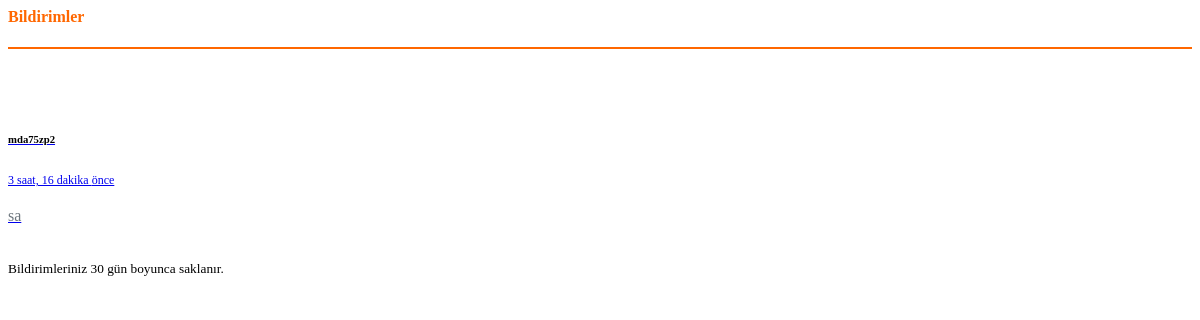
/bildirimler/ (signed in), run on an earlier commit of the app's database.
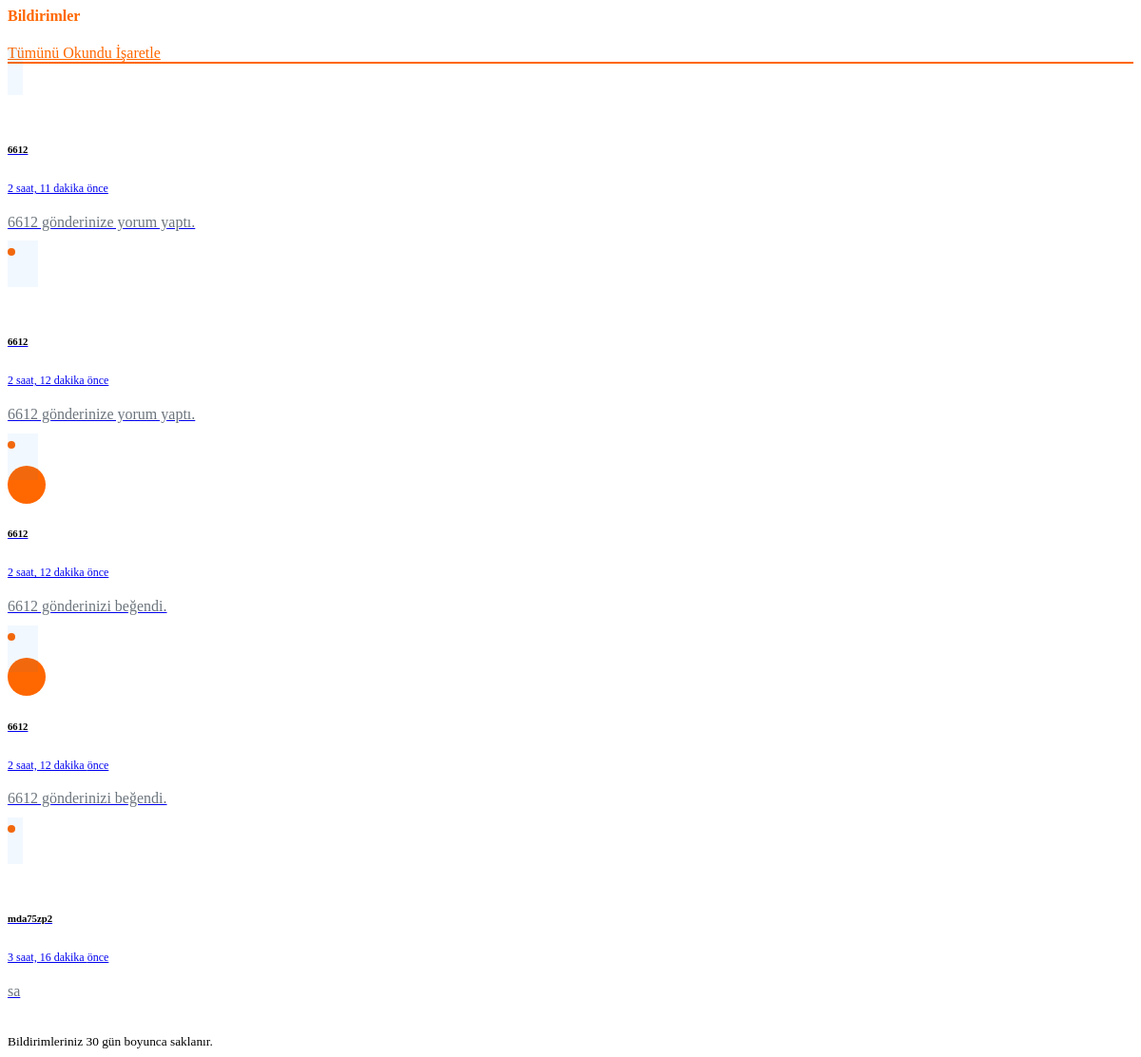
And on a later commit of the database.
### notifications/models.py (models this page shows, shortened)
class Notification(models.Model):
    NOTIFICATION_TYPES = (
        ('like', 'Beğeni'),
        ('comment', 'Yorum'),
        ('rating', 'Derecelendirme'),
        ('poll_vote', 'Anket Katılımı'),
        ('mention', 'Bahsetme'),
    )
    recipient = models.ForeignKey(
        settings.AUTH_USER_MODEL,
        on_delete=models.CASCADE,
        related_name='notifications',
        verbose_name="Alıcı"
    )
    sender = models.ForeignKey(
        settings.AUTH_USER_MODEL,
        on_delete=models.CASCADE,
        related_name='sent_notifications',
        verbose_name="Gönderen"
    )
    notification_type = models.CharField(
        max_length=20,
        choices=NOTIFICATION_TYPES,
        verbose_name="Bildirim Türü"
    )
    post = models.ForeignKey(
        'posts.Post',
        on_delete=models.CASCADE,
        null=True,
        blank=True,
        related_name='notifications',
        verbose_name="İlgili Gönderi"
    )
    comment = models.ForeignKey(
        'posts.Comment',
        on_delete=models.CASCADE,
        null=True,
        blank=True,
        related_name='notifications',
        verbose_name="İlgili Yorum"
    )
    text = models.CharField(
        max_length=255,
        verbose_name="Bildirim Metni"
    )
    is_read = models.BooleanField(
        default=False,
        verbose_name="Okundu mu?"
    )
    created_at = models.DateTimeField(
        auto_now_add=True,
        verbose_name="Oluşturulma Tarihi"
    )
    class Meta:
        verbose_name = "Bildirim"
        verbose_name_plural = "Bildirimler"
        ordering = ['-created_at']

### users/models.py (models this page shows, shortened)
class CustomUser(AbstractUser):
    team = models.ForeignKey('Team', on_delete=models.SET_NULL, null=True, blank=True, related_name='members')
    registration_code = models.CharField('Kayıt Kodu', max_length=6, unique=True, null=True, blank=True)
    gender = models.CharField('Cinsiyet', max_length=10, choices=[('male', 'Erkek'), ('female', 'Kadın'), ('other', 'Diğer')])
    avatar = models.CharField('Avatar', max_length=100, null=True, blank=True)
    registration_code_used = models.CharField('Kullanılan Kayıt Kodu', max_length=6, null=True, blank=True)
    progress = models.OneToOneField(Progress, on_delete=models.CASCADE, null=True, blank=True, related_name='user_progress')
    group = models.ForeignKey('Group', on_delete=models.SET_NULL, null=True, blank=True, related_name='members')
    class Meta:
        verbose_name = 'Kullanıcı'
        verbose_name_plural = 'Kullanıcılar'

### notifications/views.py (the view)
# urls.py: path('bildirimler/', views.notifications_list, name='notifications_list'),
@login_required
def notifications_list(request):
    notifications = Notification.objects.filter(recipient=request.user).order_by('-created_at')
    unread_count = notifications.filter(is_read=False).count()
    return render(request, 'notifications_list.html', {
        'notifications': notifications,
        'unread_count': unread_count
    })

### users/models.py (called while the page is built)
    def get_level_progress_text(self):
        current_level_threshold = self.LEVEL_THRESHOLDS.get(self.level, 0)
        next_level_threshold = self.LEVEL_THRESHOLDS.get(self.level + 1, current_level_threshold)
        if next_level_threshold == current_level_threshold:
            return f"Seviye {self.level} (Maksimum)"
        progress_in_level = self.points - current_level_threshold
        points_needed_for_next_level = next_level_threshold - current_level_threshold
        return f"Seviye {self.level} ({progress_in_level}/{points_needed_for_next_level})"

### users/utils.py (called while the page is built)
def get_leaderboard_url(user):
    if not user.group:
        return None  # Grup yoksa leaderboard URL'si de yok
    if user.group.name in ['A', 'B']:
        return reverse('group_leaderboard')
    elif user.group.name in ['C', 'D', 'F']:
        return reverse('team_leaderboard')
    else:
        return None

### templates/notifications_list.html (shortened to what this page needs)
{% block content %}
<div class="container">
    <div class="card shadow-sm border-0 rounded-lg">
        <div class="card-header bg-white d-flex justify-content-between align-items-center py-3">
            <h4 class="mb-0 font-weight-bold text-primary">
                Bildirimler
            </h4>
            {% if unread_count > 0 %}
                <a href="{% url 'mark_all_read' %}" class="btn btn-outline-primary btn-sm rounded-pill px-3">
                    Tümünü Okundu İşaretle
                </a>
            {% endif %}
        </div>
        <div class="card-body p-0">
            {% if notifications %}
                <div class="list-group list-group-flush">
                    {% for notification in notifications %}
                        <a href="{% if notification.post %}{% url 'post_detail' notification.post.id %}{% else %}#{% endif %}"
                           class="list-group-item list-group-item-action notification-item {% if not notification.is_read %}unread{% endif %}">
                            <div class="d-flex align-items-center">
                                <div class="notification-icon mr-3 {% if notification.notification_type == 'like' %}bg-primary{% elif notification.notification_type == 'comment' %}bg-success{% elif notification.notification_type == 'rating' %}bg-warning{% elif notification.notification_type == 'poll_vote' %}bg-info{% elif notification.notification_type == 'mention' %}bg-danger{% endif %}">
                                </div>
                                <div class="notification-content flex-grow-1">
                                    <div class="d-flex justify-content-between">
                                        <h6 style="color:black;" class="mb-1 font-weight-bold">{{ notification.sender.username }}</h6>
                                        <small class="text-muted notification-time">{{ notification.created_at|timesince }} önce</small>
                                    </div>
                                    <p class="mb-0 notification-text">{{ notification.text }}</p>
                                </div>
                                {% if not notification.is_read %}
                                    <span class="badge badge-primary badge-dot ml-2"></span>
                                {% endif %}
                            </div>
                        </a>
                    {% endfor %}
                </div>
            {% endif %}
        </div>
        {% if notifications %}
            <div class="card-footer bg-white text-center py-3">
                <small class="text-muted">Bildirimleriniz 30 gün boyunca saklanır.</small>
            </div>
        {% endif %}
    </div>
</div>
{% endblock %}

### templates/notifications_list.html (style rules this page uses)
.notification-item { padding: 1rem; border-left: none; border-right: none; transition: all 0.2s ease; }
.notification-item.unread { background-color: rgba(13, 110, 253, 0.05); }
.notification-icon { display: flex; align-items: center; justify-content: center; width: 40px; height: 40px; border-radius: 50%; color: white; }
.notification-content { line-height: 1.4; }
.notification-text { color: #6c757d; }
.notification-time { font-size: 0.75rem; }
.badge-dot { display: inline-block; width: 8px; height: 8px; border-radius: 50%; padding: 0; }
.card-header { border-bottom: 2px solid #ff6700; }
.text-primary { color: #ff6700 !important; }
.bg-primary, .badge-primary { background-color: #ff6700 !important; }
.btn-outline-primary { color: #ff6700; border-color: #ff6700; }

What changed in the data, as far as the page shows it:
added Notification: sender.username "6612", created_at "2 saat, 11 dakika", text "6612 gönderinize yorum yaptı.", is_read False (drawn)
added Notification: sender.username "6612", created_at "2 saat, 12 dakika", text "6612 gönderinize yorum yaptı.", is_read False (drawn)
added Notification: sender.username "6612", created_at "2 saat, 12 dakika", text "6612 gönderinizi beğendi.", is_read False (drawn), notification_type "like" (drawn)
added Notification: sender.username "6612", created_at "2 saat, 12 dakika", text "6612 gönderinizi beğendi.", is_read False (drawn), notification_type "like" (drawn)
Also different on the page:
text now shown: "Tümünü Okundu İşaretle"
